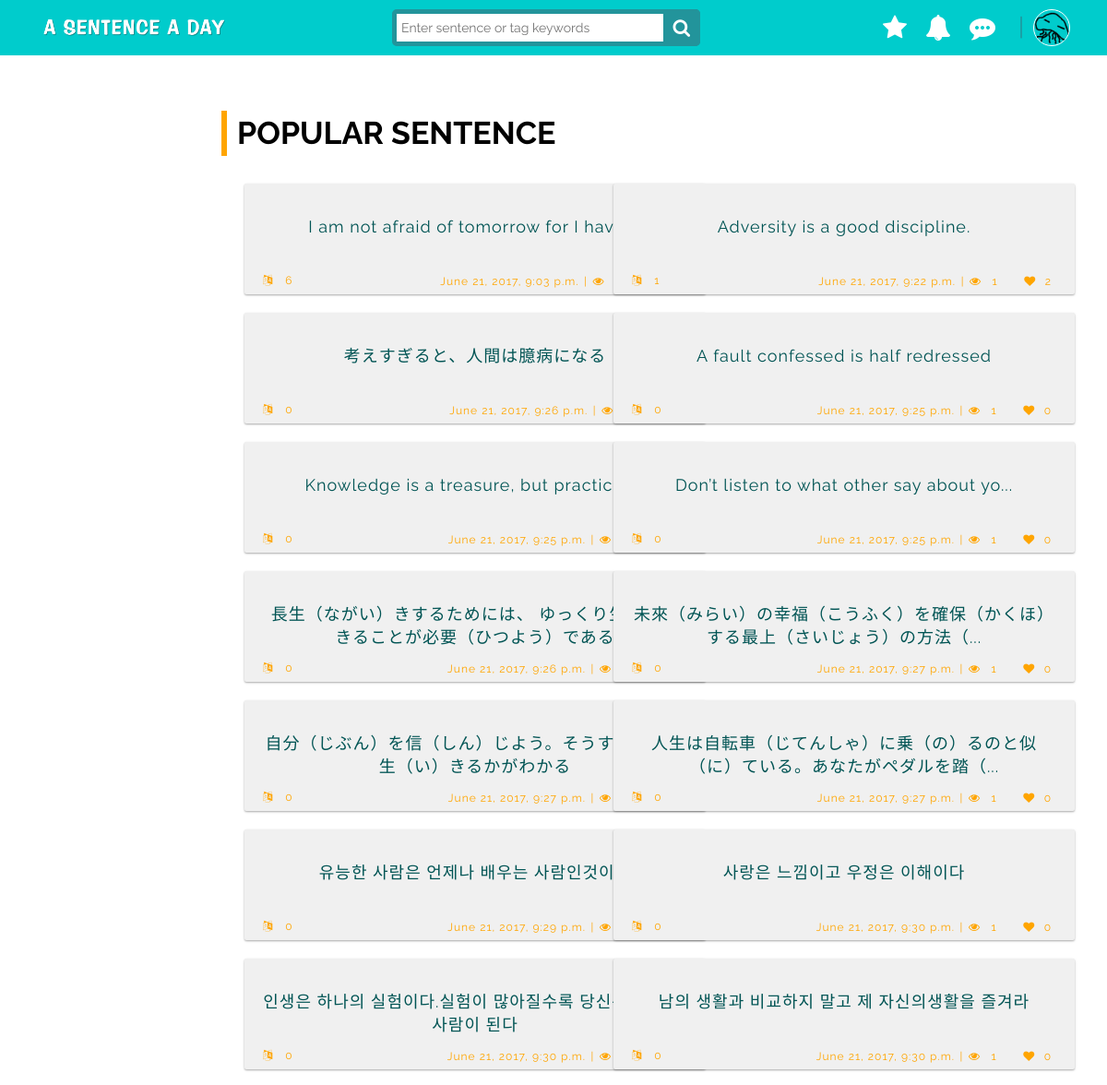
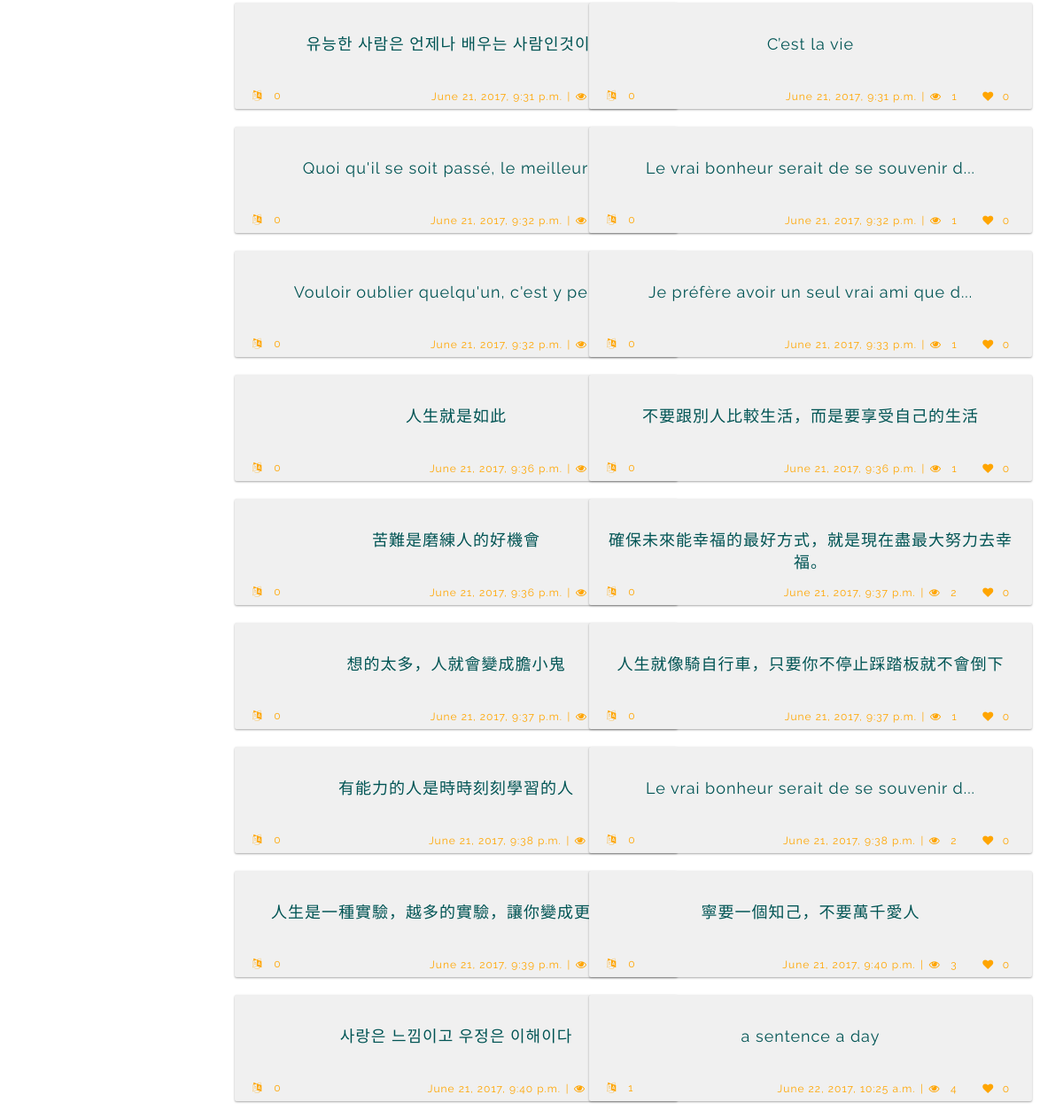
The app's page /search/popularSentence (signed in) with its own data (2 pictures, top to bottom).
### sentence/models.py (models this page shows, shortened)
class User(models.Model):
	UID = models.AutoField(primary_key=True)
	UserName = models.CharField(max_length=50, null=False)
	Email = models.EmailField(max_length=254,unique = True)
	Password = models.CharField(max_length=50, null=False)
	SocialID = models.BigIntegerField(null=True,default=-1)
	UserIcon = models.ImageField(upload_to='static/media',default='/static/images/fish.png')
	NativeLanguage = models.ForeignKey('Language', on_delete=models.CASCADE)

class Sentence(models.Model):
	SID = models.AutoField(primary_key=True, null=False, unique=True)
	Date = models.DateTimeField(default=timezone.now, blank=True)
	Content = models.TextField()
	Sentence_tag = models.TextField(null=False, default='unknown')
	TopicID = models.ForeignKey('Topic',null=True,on_delete=models.CASCADE)
	UID = models.ForeignKey('User', on_delete=models.CASCADE)
	Likes = models.PositiveIntegerField(default=0)
	Views = models.PositiveIntegerField(default=0)
	Translation_count = models.PositiveIntegerField(default=0)

### sentence/views.py (the view)
# urls.py: url(r'^search/(?P<ranktype>\w+)', views.search,name="search"),
def search(request,ranktype):
    if request.method == 'GET':
        searchtype = None
        sentencemodel_order = None
        if ranktype == 'newSentence':
            sentencemodel_order = Sentence.objects.filter(Date__gt=datetime.datetime(2017, 1, 1, 0, 1)).order_by('-Date')
            searchtype = "new"
        elif ranktype == 'popularSentence':
            sentencemodel_order = Sentence.objects.filter(Date__gt=datetime.datetime(2017, 1, 1, 0, 1)).order_by('-Likes')
            searchtype = "popu"
        else:
            sentencemodel_order = Sentence.objects.filter()
        if request.session.get('UID'):
            usermodel = User.objects.get(UID=request.session.get('UID'))
            context = {'username': usermodel,'extend_index': 'sentence/background.html','sentence_content_date':sentencemodel_order,
            'searchtype': searchtype,}
            return render(request, "sentence/search.html",context)
        else:
            context = {'extend_index': 'sentence/background.html','sentence_content_date':sentencemodel_order,'searchtype': searchtype,}
            return render(request, "sentence/search.html",context)

### sentence/templates/sentence/search.html (shortened to what this page needs)
{% extends extend_index %}
{% load staticfiles %}
{% load tz %}
{% block content1 %}
{% if searchtype == "new" %}
<div class="index-title newtitle searchcontent">
	<div class="index-title-word">New Sentence</div>
</div>
<div class="container-fluid searchcontent" id="scrollpage">
	<div class="row">
		{% for surl in sentence_content_date %}
		<div class="col-sm-5">
			<a href="{% url 'sentence_url' sid=surl.SID%}">
			    <div class="card card-1 newmore">
			      <div class="postcard-content newmore">{{surl.Content}}</div>
			      <div class="postcard-btn new">
			        <div class="postinfo translatecount">
			        	<span class="postcount translate"><i class="fa fa-language"></i>&emsp;{{ surl.Translation_count }}</span>
			        </div>
			        <div class="postinfo">
				        <span class="posttime">{{surl.Date|timezone:"Asia/Taipei"}}</span>
				        <span>|</span>
				        <i class="fa fa-eye"></i>&ensp;<span class="postcount eye">{{ surl.Views }}</span>
				        &ensp;
				        <a><button class="cardheart" data-post-id="{{ surl.SID }}"><i class="fa fa-heart"></i>&ensp;<span class="postcount heart like_{{ surl.SID }}">{{ surl.Likes }}</span></button></a>
				    </div>
			      </div>
			    </div>
			</a>
		</div>
		{% endfor %}
	</div>
</div>
{% elif searchtype == "popu" %}
<div class="index-title poputitle searchcontent" id="scrollpage">
	<div class="index-title-word">Popular Sentence</div>
</div>
<div class="container-fluid searchcontent">
	<div class="row">
		{% for surl in sentence_content_date %}
		<div class="col-sm-5">
			<a href="{% url 'sentence_url' sid=surl.SID%}">
			    <div class="card card-1 newmore">
			      <div class="postcard-content newmore">{{surl.Content}}</div>
			      <div class="postcard-btn popu">
			        <div class="postinfo translatecount">
			        	<span class="postcount translate"><i class="fa fa-language"></i>&emsp;{{ surl.Translation_count }}</span>
			        </div>
			        <div class="postinfo">
				        <span class="posttime">{{surl.Date|timezone:"Asia/Taipei"}}</span>
				        <span>|</span>
				        <i class="fa fa-eye"></i>&ensp;<span class="postcount eye">{{ surl.Views }}</span>
				        <a><button class="cardheart" data-post-id="{{ surl.SID }}"><i class="fa fa-heart"></i>&ensp;<span class="postcount heart like_{{ surl.SID }}">{{ surl.Likes }}</span></button></a>
				    </div>
			      </div>
			    </div>
			</a>
		</div>
		{% endfor %}
	</div>
</div>
{% endif %}
{% endblock content1 %}

### sentence/templates/sentence/background.html (shortened to what this page needs)
{% load staticfiles %}
<!DOCTYPE html>
<html>
<head>
    <link rel="stylesheet" href="https://cdnjs.cloudflare.com/ajax/libs/normalize/5.0.0/normalize.min.css">
    <link rel="stylesheet" href="https://netdna.bootstrapcdn.com/bootstrap/3.3.7/css/bootstrap.min.css">
    <link rel="stylesheet" href="{% static 'icons-fonts/glyphicon-style.css' %}">
    <link href="https://file.myfontastic.com/aR4fpYP5juQuaFcCLbzkFZ/icons.css" rel="stylesheet">
    <link rel="stylesheet" href="https://maxcdn.bootstrapcdn.com/font-awesome/4.7.0/css/font-awesome.min.css">
    <link rel="stylesheet" href="{% static 'css/styles.css' %}">
    <link rel="stylesheet" href="{% static 'css/navbar.css' %}">
    <link rel="stylesheet" href="{% static 'css/textfield.css' %}">
    <link rel="stylesheet" href="{% static 'css/postcard.css' %}">
    <link rel="stylesheet" href="{% static 'css/sentence.css' %}">
    <link rel="stylesheet" href="{% static 'css/userMap.css' %}">
    <link rel="stylesheet" href="{% static 'css/userprofile.css' %}">
    <link href="{% static 'css/jqvmap.css' %}" media="screen" rel="stylesheet" type="text/css">
    <link rel="stylesheet" href="{% static 'css/sb-admin.css' %}">
    <link rel="stylesheet" href="{% static 'css/morris.css' %}">
    <link rel="stylesheet" href="https://code.jquery.com/ui/1.8.10/themes/smoothness/jquery-ui.css" type="text/css">
</head>
<body>
    <div class="header">
        <nav class="navbar-fixed-top" role="navigation">
            <div class="navbar header-1">
                <div class="container">
                    <div class="col-md-4 col-sm-6 col-xs-6">
                        <div class="header-logo">
                            <a href="/"> <img class="logo img-valign img-responsive" src="{% static 'images/logo2.png' %}"> </a>
                        </div>
                    </div>
                    <div class="col-md-5 col-sm-6 col-xs-6">
                        <form class="search">
                            <input class="searchTerm" placeholder="Enter sentence or tag keywords" />
                        </form>
                    </div>
                    <div class="col-md-3 col-sm-6 col-xs-6 header-mobile-sm">
                        {% if not username %}
                        <div class="header-sm">
                            <span class="before-login">
                                <button type="button" class="btn1 btn-default navbar-btn" id="login-btn" data-toggle="modal">Log In</button>
                            </span>
                            <span class="before-login">
                                <button type="button" class="btn1 btn-default navbar-btn" id="signup-btn" data-toggle="modal">Sign Up</button>
                            </span>
                        </div>
                            <div class="modal fade" id="login-modal" role="dialog">
                                <div class="modal-dialog">
                                    <div id="login-box">
                                        <div class="top" style="padding: 15px;">
                                            <button type="button" class="close" data-dismiss="modal" style="outline: 0;"><i class="fa fa-times"></i></button>
                                        </div>
                                        <div class="left">
                                            <h1>Welcome back!</h1>
                                            <form method = "POST" action = "/login/">
                                              {% csrf_token %}
                                              {{ form.as_p }}
                                                <input type="text" name="email" placeholder="E-mail" required>
                                                <input type="password" name="password" placeholder="Password" required>
                                                {% if wrongMessage %}
                                                <div class="errormsg"><h6>{{wrongMessage}}</h6></div>
                                                {% endif %}
                                                <input type="submit" class="loginButton" name="login_submit" value="Log in">
                                            </form>
                                        </div>
                                        <div class="login-right">
                                            <button  class="social-signin facebook facebook-login-btn">Log in with facebook</button>
                                            <button class="social-signin google" id="customBtn-login">Log in with Google</button>
                                        </div>
                                        <div class="login-or">OR</div>
                                        <div class="mobile-login-right">
                                            <span><a href="" class="sm sm-anim1 sm-facebook icon-ao-facebook" target="_blank"></a></span>
                                            <span><a href="" class="sm sm-anim1 sm-googleplus icon-ao-google" target="_blank"></a></span>
                                        </div>
                                    </div>
                                </div>
                            </div>
                            <div class="modal fade" id="signup-modal" role="dialog">
                                <div class="modal-dialog">
                                    <div id="signup-box">
                                        <div class="top" style="padding: 15px;">
                                            <button type="button" class="close" data-dismiss="modal" style="outline: 0;"><i class="fa fa-times"></i></button>
                                        </div>
                                        <div class="left">
                                            <h1>Create an account</h1>
                                            <form name="signupform" method="POST" action="/login/">
                                                {% csrf_token %}
                                                {{ form.as_p }}
                                                <input type="text" name="name" placeholder="Username" required>
                                                <input type="text" name="email" placeholder="E-mail" required>
                                                <input type="password" name="password" placeholder="Password" required>
                                                <input type="password" name="password" placeholder="Retype password" required>
                                                <input type="submit" class="signupBtn" name="signup_submit" value="Sign me up" />
                                            </form>
                                        </div>
                                        <div class="signup-right">
                                            <button class="signupBtn social-signin facebook facebook-login-btn">Sign up with facebook</button>
                                            <button class="signupBtn social-signin google" id="customBtn-signup">Sign up with Google</button>
                                        </div>
                                        <div class="signup-or">OR</div>
                                        <div class="mobile-signup-right">
                                            <span><a href="" class="sm sm-anim1 sm-facebook icon-ao-facebook" target="_blank"></a></span>
                                            <span><a href="" class="sm sm-anim1 sm-googleplus icon-ao-google" target="_blank"></a></span>
                                        </div>
                                    </div>
                                </div>
                            </div>
                        {% else %}
                        <div class="header-sm favorite">
                            <span class="after-login">
                                  <a href="/user/collection" class="dropdown-toggle" role="button" aria-expanded="false">
                                    <i class="fa fa-star" style="font-size: 28px; color:#fff;"></i>
                                  </a>
                            </span>
                        </div>
                        <div class="header-sm notification">
                            <span class="after-login">
                                  <a href="#" class="dropdown-toggle" data-toggle="dropdown" role="button" aria-expanded="false">
                                    <i class="fa fa-bell" style="font-size: 28px; color:#fff;"></i>
                                  </a>
                            </span>
                        </div>
                        <div class="header-sm messageboard">
                            <span class="after-login">
                                  <a href="" class="dropdown-toggle" id="user-messageboard" data-toggle="dropdown" role="button" aria-expanded="false">
                                    <i class="fa fa-commenting" style="font-size: 28px; color:#fff;"></i>
                                  </a>
                            </span>
                        </div>
                        <span style="color:#22949b; font-size: 26px;">&ensp;|</span>
                        <div class="header-sm user">
                            <span class="after-login">
                                  <a href="#" class="dropdown-toggle" data-toggle="dropdown" role="button" aria-expanded="false">
                                  {% if username %}
                                    {% if username.SocialID == -1 %}
                                    <img src="{{ username.UserIcon.url }}" height="40" width="40" id="user-pic">
                                    {% else %}
                                    <img src="{{ username.UserIcon }}" height="40" width="40" id="user-pic">
                                    {% endif%}
                                  {% else %}
                                    <i class="fa fa-user-circle" style="font-size: 30px; color:#FFF" id="user-pic"></i>
                                  {% endif %}
                                  </a>
                            </span>
                        </div>
                        {% endif %}
                    </div>
                </div>
            </div>
        </nav>
    </div>
    <div class="message" style="display: block;">
    </div>
    <div class="body"> {% block content1 %} {% endblock content1 %} </div>
</body>
</html>

### records on screen
User: UserIcon (picture)
Sentence: Translation_count "6", Date "June 21, 2017, 9:03 p.m."
Sentence: Content "Adversity is a good discipline.", Translation_count "1", Date "June 21, 2017, 9:22 p.m.", Views "1", Likes "2"
Sentence: Content "考えすぎると、人間は臆病になる", Translation_count "0", Date "June 21, 2017, 9:26 p.m."
Sentence: Content "A fault confessed is half redressed", Translation_count "0", Date "June 21, 2017, 9:25 p.m.", Views "1", Likes "0"
Sentence: Translation_count "0", Date "June 21, 2017, 9:25 p.m."
Sentence: Translation_count "0", Date "June 21, 2017, 9:25 p.m.", Views "1", Likes "0"
Sentence: Content "長生（ながい）きするためには、 ゆっくり生（い）きることが必要（ひつよう）である", Translation_count "0", Date "June 21, 2017, 9:26 p.m."
Sentence: Translation_count "0", Date "June 21, 2017, 9:27 p.m.", Views "1", Likes "0"
Sentence: Content "自分（じぶん）を信（しん）じよう。そうすればどう生（い）きるかがわかる", Translation_count "0", Date "June 21, 2017, 9:27 p.m."
Sentence: Translation_count "0", Date "June 21, 2017, 9:27 p.m.", Views "1", Likes "0"
Sentence: Content "유능한 사람은 언제나 배우는 사람인것이다", Translation_count "0", Date "June 21, 2017, 9:29 p.m."
Sentence: Content "사랑은 느낌이고 우정은 이해이다", Translation_count "0", Date "June 21, 2017, 9:30 p.m.", Views "1", Likes "0"
Sentence: Content "인생은 하나의 실험이다.실험이 많아질수록 당신은 더 좋은 사람이 된다", Translation_count "0", Date "June 21, 2017, 9:30 p.m."
Sentence: Content "남의 생활과 비교하지 말고 제 자신의생활을 즐겨라", Translation_count "0", Date "June 21, 2017, 9:30 p.m.", Views "1", Likes "0"
Sentence: Content "유능한 사람은 언제나 배우는 사람인것이다", Translation_count "0", Date "June 21, 2017, 9:31 p.m."
Sentence: Content "C’est la vie", Translation_count "0", Date "June 21, 2017, 9:31 p.m.", Views "1", Likes "0"
Sentence: Translation_count "0", Date "June 21, 2017, 9:32 p.m."
Sentence: Translation_count "0", Date "June 21, 2017, 9:32 p.m.", Views "1", Likes "0"
Sentence: Translation_count "0", Date "June 21, 2017, 9:32 p.m."
Sentence: Translation_count "0", Date "June 21, 2017, 9:33 p.m.", Views "1", Likes "0"
Sentence: Content "人生就是如此", Translation_count "0", Date "June 21, 2017, 9:36 p.m."
Sentence: Content "不要跟別人比較生活，而是要享受自己的生活", Translation_count "0", Date "June 21, 2017, 9:36 p.m.", Views "1", Likes "0"
Sentence: Content "苦難是磨練人的好機會", Translation_count "0", Date "June 21, 2017, 9:36 p.m."
Sentence: Content "確保未來能幸福的最好方式，就是現在盡最大努力去幸福。", Translation_count "0", Date "June 21, 2017, 9:37 p.m.", Views "2", Likes "0"
Sentence: Content "想的太多，人就會變成膽小鬼", Translation_count "0", Date "June 21, 2017, 9:37 p.m."
Sentence: Content "人生就像騎自行車，只要你不停止踩踏板就不會倒下", Translation_count "0", Date "June 21, 2017, 9:37 p.m.", Views "1", Likes "0"
Sentence: Content "有能力的人是時時刻刻學習的人", Translation_count "0", Date "June 21, 2017, 9:38 p.m."
Sentence: Translation_count "0", Date "June 21, 2017, 9:38 p.m.", Views "2", Likes "0"
Sentence: Content "人生是一種實驗，越多的實驗，讓你變成更好的人", Translation_count "0", Date "June 21, 2017, 9:39 p.m."
Sentence: Content "寧要一個知己，不要萬千愛人", Translation_count "0", Date "June 21, 2017, 9:40 p.m.", Views "3", Likes "0"
Sentence: Content "사랑은 느낌이고 우정은 이해이다", Translation_count "0", Date "June 21, 2017, 9:40 p.m."
Sentence: Content "a sentence a day", Translation_count "1", Date "June 22, 2017, 10:25 a.m.", Views "4", Likes "0"
